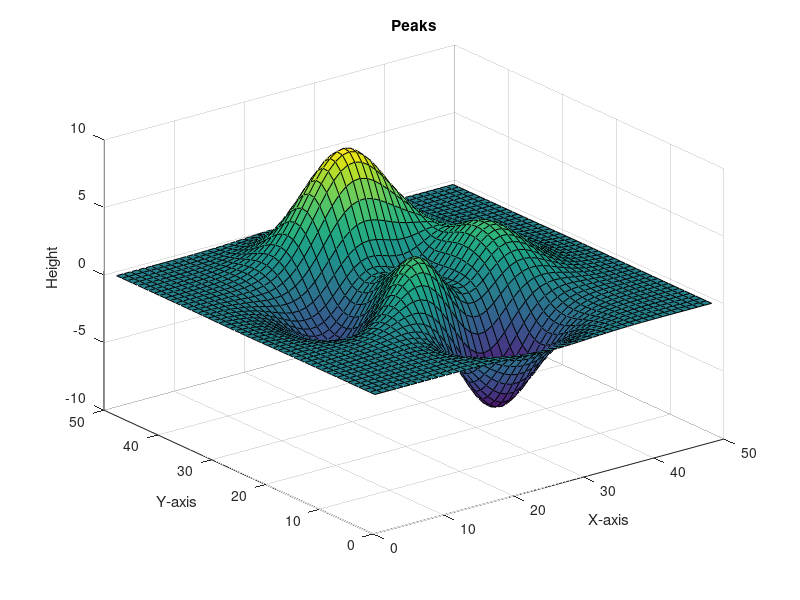
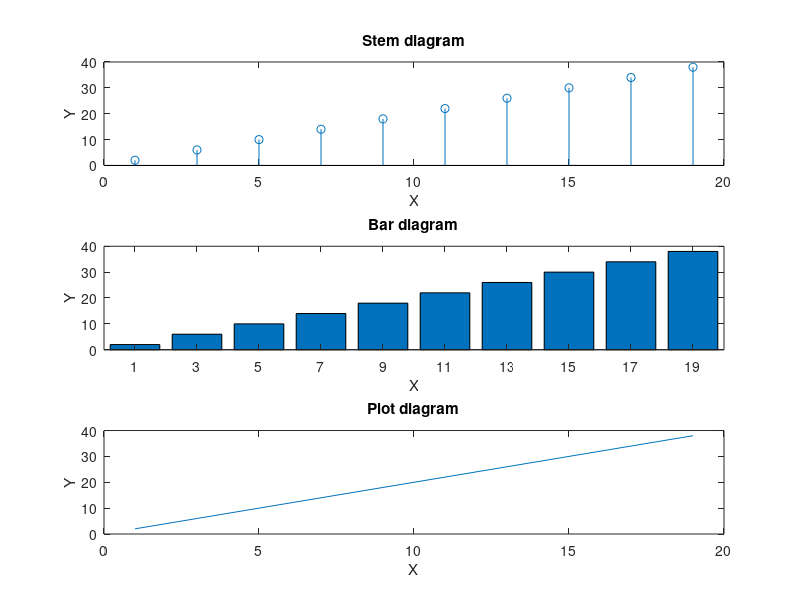

MATLAB code for these plots, in order: (Note: this script raises an error after producing the figures.)
clc
f1=figure;
surf(peaks);
xlabel('X-axis')
ylabel('Y-axis')
zlabel('Height')
title('Peaks')

x=linspace(1,19,10);   %returns a row vector of 10 evenly spaced points between x1=1 and x2=19. 
                        %Default no of points=100

y=x*2;
close(f1);	%the figure window f1 is closed
f2 = figure;	%figure window f2 is created
figure(f2);	%figure window f2 is selected
subplot(3,1,1);	% divides the current figure into an 3 -by- 1 grid and creates axes in the position specified by p=1
stem(x,y); %plots the data sequence, Y, at values specified by X. The X and Y inputs must be vectors or matrices of the same size.
xlabel('X')
ylabel('Y')
title('Stem diagram')

subplot(3,1,2);
bar(x,y);   %draws the bars at the locations specified by x.
xlabel('X')
ylabel('Y')
title('Bar diagram')

subplot(3,1,3);
plot(x,y);   %creates a 2-D line plot of the data in Y versus the corresponding values in X.
xlabel('X')
ylabel('Y')
title('Plot diagram')


A=[1 2 3 4
5 6 7 8
9 10 11 12]

B=[1 2 3 
4 5 6
7 8 9
10 11 12]

C=A+B
D=A-B
E=A*B
F=B*A

AT=A'
BT=B'
G=AT*BT
    
